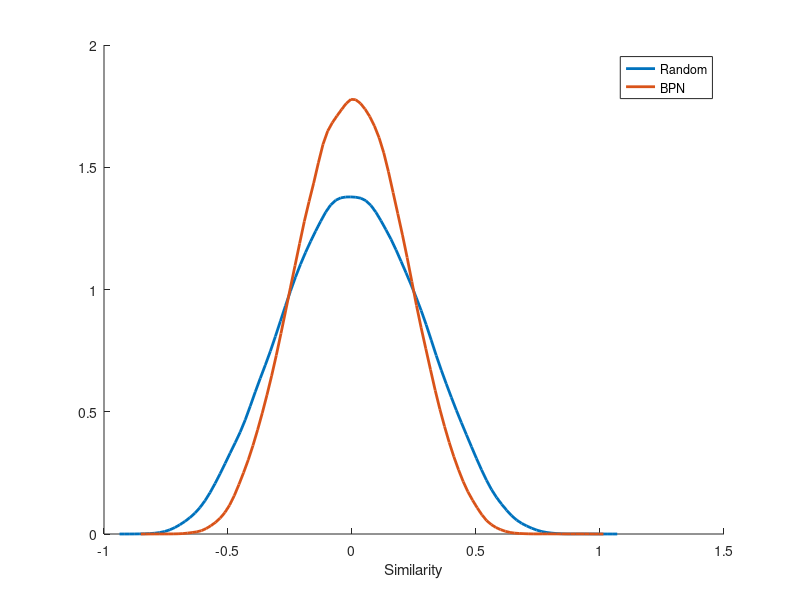
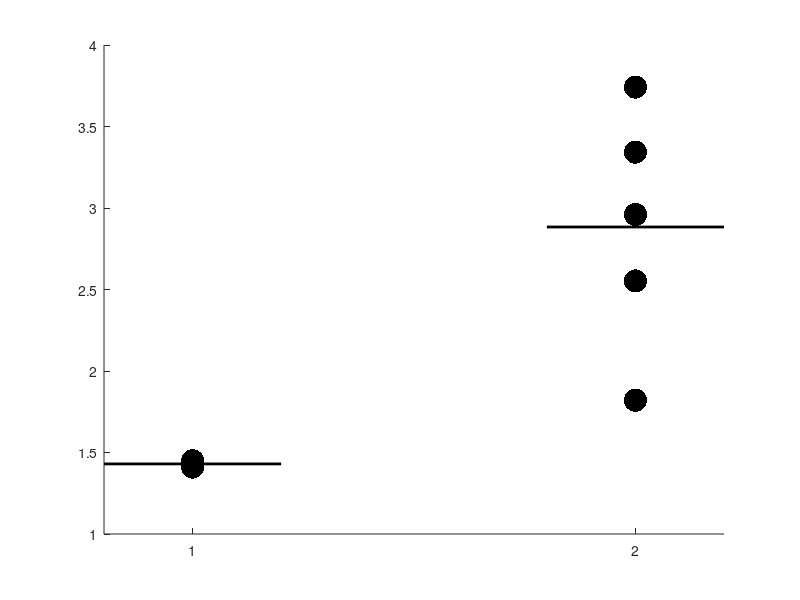

Recreate these plots in MATLAB, in order. (Note: this script raises an error after producing the figures.)
%% Figure 3

load( "F3_data.mat")
kvals = {'Random','BPN'};
% F3b -- similarity distributions
figure; hold on
for k = 1:length(kvals) 
    plot( sim_dist(k).x, sim_dist(k).f , 'linewidth',2)
end
legend( kvals)
xlabel( 'Similarity') 

% F3c -- ratio plot
figure; hold on
for k = 1:length(kvals) 
    if ~isempty( dist_ratio(k).ratio)
    plot( k, dist_ratio(k).ratio , 'k.', 'markersize', 50)
    plot( [k-0.2,k+0.2], [mean(dist_ratio(k).ratio), mean(dist_ratio(k).ratio)], '-k', 'linewidth',2)
    else 
        plot(k, 0, 'k.')
    end
end
set(gca, 'XTick', 1:length(kvals), 'XTickLabels', kvals)
xlim( [0, length(kvals) + 1])
ylabel( 'Cluster Distance Ratio'); xlabel( 'Clustering K-Value') 


% Panel D
load('ModelMotifData125_Good.mat')
theta = tuneBins;
motifAngle = []; motifLength = [];
ii = 3;
[x y] = pol2cart(theta(1:end-1),(meanRate(ii,1:end-1)./tuneRate(1:end-1))-0.8);
[motifAngle(ii) motifLength(ii)] = cart2pol(sum(x),sum(y));

figure
[p1] = polarplot(tuneBins, [meanRate(ii,1:end-1)./tuneRate(1:end-1) meanRate(ii,1)./tuneRate(end)]);
p1.LineWidth = 1.5;
p1.Color = 'k';
hold on
[p2] = polarplot(tuneBins,[meanRate(ii,1:end-1)./tuneRate(1:end-1) meanRate(ii,1)./tuneRate(end)]-meanSTD(ii,:)./tuneRate);
p2.LineWidth = 1.5;
p2.Color = 'k';
p2.LineStyle = ':';
[p3] = polarplot(tuneBins,[meanRate(ii,1:end-1)./tuneRate(1:end-1) meanRate(ii,1)./tuneRate(end)]+meanSTD(ii,:)./tuneRate);
p3.LineWidth = 1.5;
p3.Color = 'k';
p3.LineStyle = ':';
[p4] = polarplot(tuneBins,[meanRand(ii,1:end-1) meanRand(ii,1)]);
p4.LineWidth = 1.5;
p4.Color = 'r';
[p5] = polarplot(tuneBins,[meanRand(ii,1:end-1) meanRand(ii,1)]-randSTD(ii,:));
p5.LineWidth = 1.5;
p5.Color = 'r';
p5.LineStyle = ':';
[p6] = polarplot(tuneBins,[meanRand(ii,1:end-1) meanRand(ii,1)]+randSTD(ii,:));
p6.LineWidth = 1.5;
p6.Color = 'r';
p6.LineStyle = ':';
polarplot([motifAngle(ii) motifAngle(ii)],[0.8 motifLength(ii)+0.8],'k','linewidth',2)
rlim([0.8 1.1])


load('ModelMotifData0_Good.mat')
theta = tuneBins;
motifAngle = []; motifLength = [];
ii = 2;
[x y] = pol2cart(theta(1:end-1),(meanRate(ii,1:end-1)./tuneRate(1:end-1))-0.8);
[motifAngle(ii) motifLength(ii)] = cart2pol(sum(x),sum(y));


figure
[p1] = polarplot(tuneBins, [meanRate(ii,1:end-1)./tuneRate(1:end-1) meanRate(ii,1)./tuneRate(end)]);
p1.LineWidth = 1.5;
p1.Color = 'k';
hold on
[p2] = polarplot(tuneBins,[meanRate(ii,1:end-1)./tuneRate(1:end-1) meanRate(ii,1)./tuneRate(end)]-meanSTD(ii,:)./tuneRate);
p2.LineWidth = 1.5;
p2.Color = 'k';
p2.LineStyle = ':';
[p3] = polarplot(tuneBins,[meanRate(ii,1:end-1)./tuneRate(1:end-1) meanRate(ii,1)./tuneRate(end)]+meanSTD(ii,:)./tuneRate);
p3.LineWidth = 1.5;
p3.Color = 'k';
p3.LineStyle = ':';
[p4] = polarplot(tuneBins,[meanRand(ii,1:end-1) meanRand(ii,1)]);
p4.LineWidth = 1.5;
p4.Color = 'r';
[p5] = polarplot(tuneBins,[meanRand(ii,1:end-1) meanRand(ii,1)]-randSTD(ii,:));
p5.LineWidth = 1.5;
p5.Color = 'r';
p5.LineStyle = ':';
[p6] = polarplot(tuneBins,[meanRand(ii,1:end-1) meanRand(ii,1)]+randSTD(ii,:));
p6.LineWidth = 1.5;
p6.Color = 'r';
p6.LineStyle = ':';
polarplot([motifAngle(ii) motifAngle(ii)],[0.8 motifLength(ii)+0.8],'k','linewidth',2)
rlim([0.8 1.1])


% Panel E
load('HistVars2')
figure
histogram(zLength,linspace(-3,8,20),'normalization','probability','linewidth',1.5)
hold on
histogram(zRand,linspace(-3,8,20),'normalization','probability','linewidth',1.5)
set(gca,'fontsize',16,'linewidth',1.5)
box off
xlabel('Tuning Z-Score')
ylabel('Fraction of Time')
legend('Data','Shuffle')

